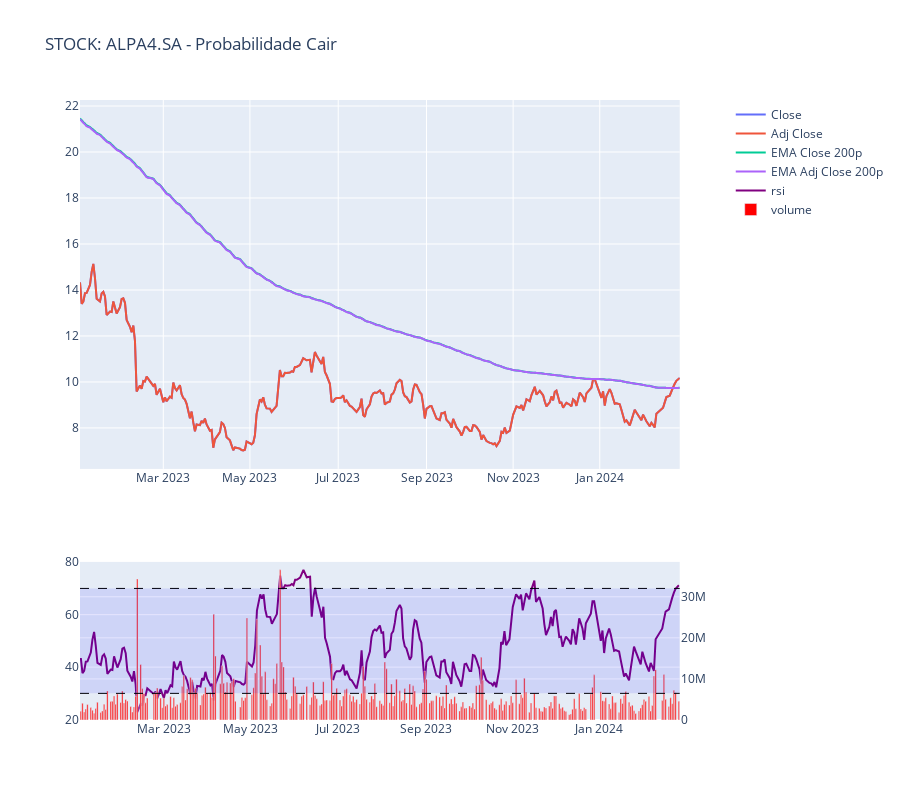
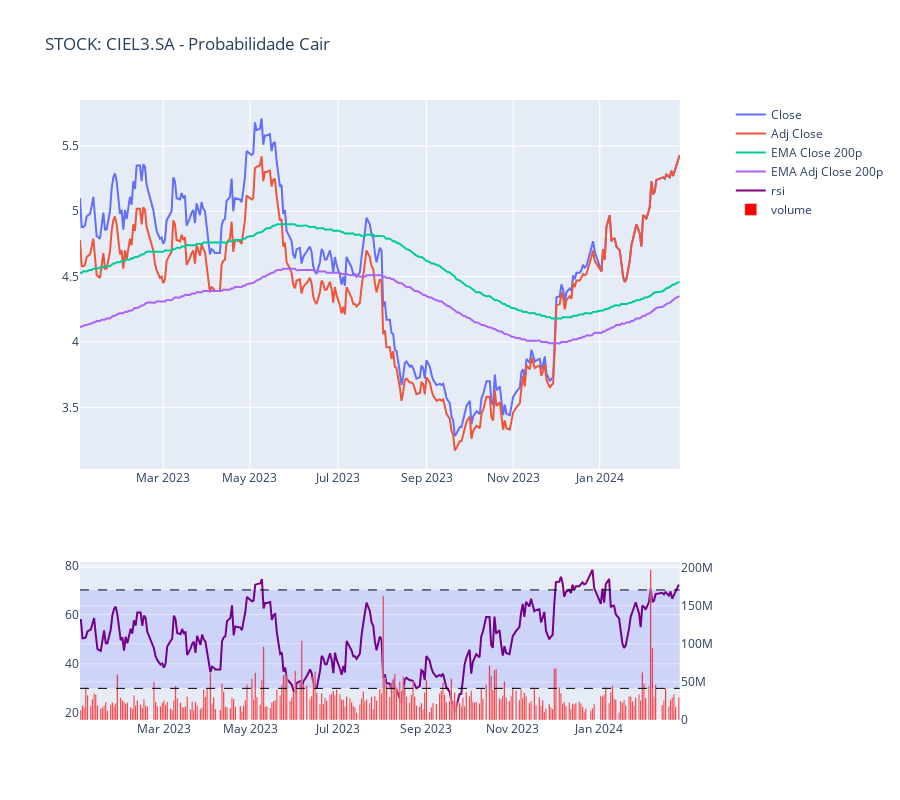
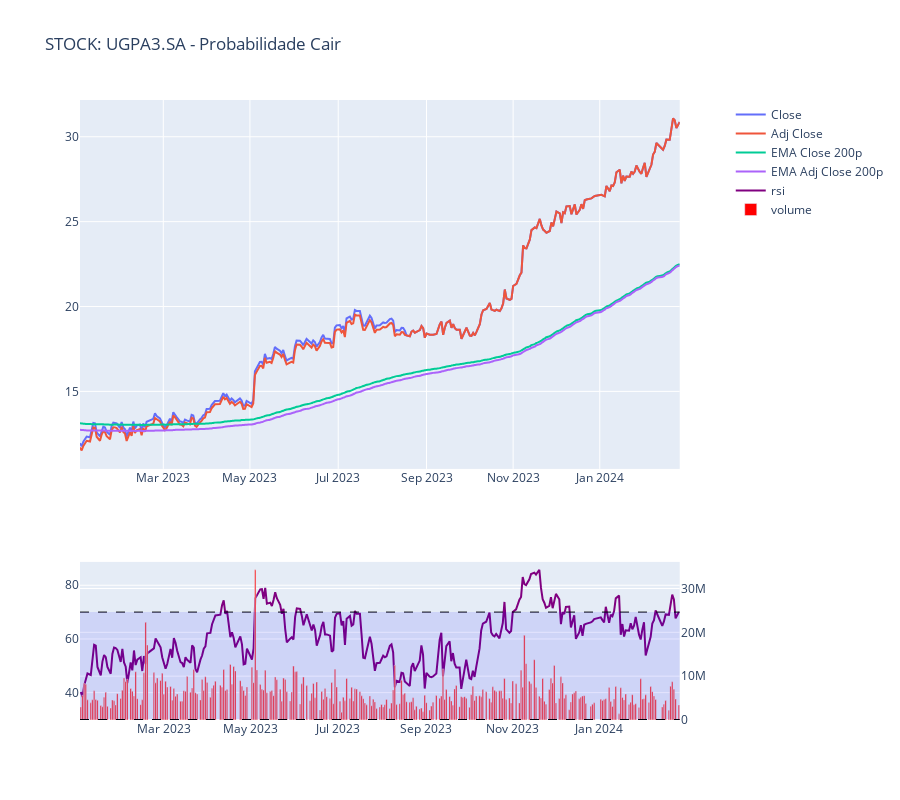
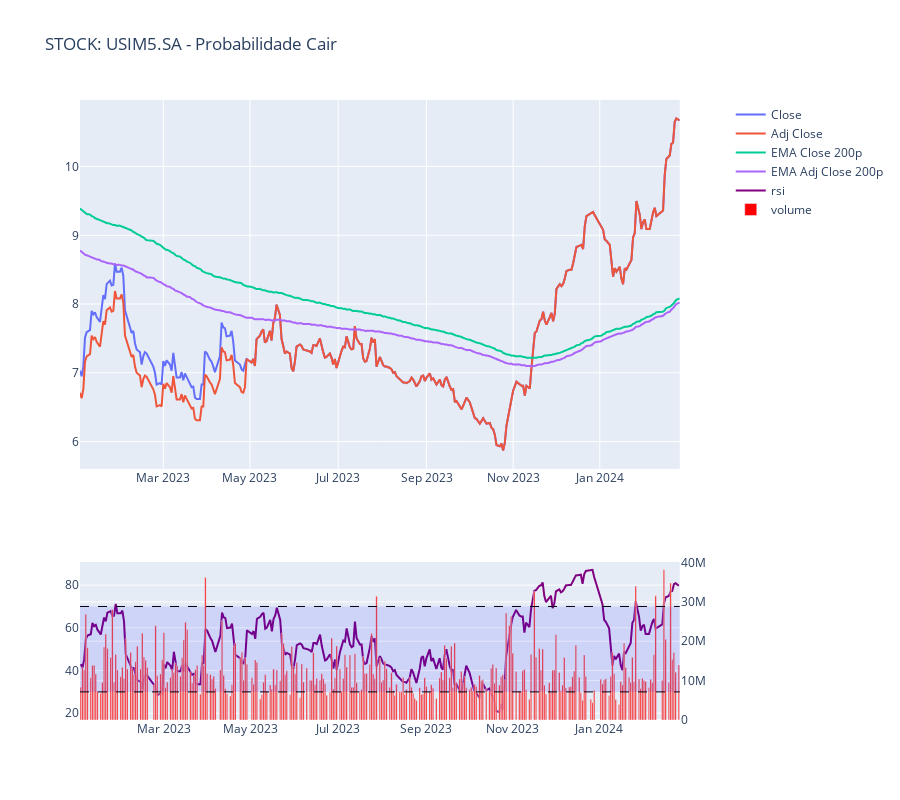

The code cell stored with these charts, in order, in its notebook:
### Code cell
print('Graficos Ações Probabilidade Cair')
fig_list = []
for ticker in acoes_prob_cair.ticker.unique():
	ticker_type = data.tail()['ticker_type'].values[0]
	title = f'{ticker_type.upper()}: {ticker} - Probabilidade Cair'
	data = pd.read_csv(f"{utils.stocks_dir}/{ticker}.csv", sep=";")
	data = data[data['open_time'] > int_date]
	fig = make_subplots(rows=2, cols=1, row_heights=[0.7, 0.3], specs=[[{"secondary_y": True}], [{"secondary_y": True}]])
	
	# fig.add_trace(go.Candlestick(x=data['s_open_time'], open=data['open'], high=data['high'], low=data['low'], close=data['close'], name='Price'), row=1, col=1)
	fig.add_trace(go.Scatter(x=data['s_open_time'], y=data['close'], name='Close'), row=1, col=1)
	fig.add_trace(go.Scatter(x=data['s_open_time'], y=data['adj_close'], name='Adj Close'), row=1, col=1)
	fig.add_trace(go.Scatter(x=data['s_open_time'], y=data['ema_close_200p'], name='EMA Close 200p', line_shape='spline', line_smoothing=1.3), row=1, col=1)
	fig.add_trace(go.Scatter(x=data['s_open_time'], y=data['ema_adj_close_200p'], name='EMA Adj Close 200p', line_shape='spline', line_smoothing=1.3), row=1, col=1)

	fig.add_trace(go.Scatter(x=data['s_open_time'], y=data['rsi'], name='rsi', line_color='purple'), row=2, col=1, secondary_y=False)
	fig.add_trace(go.Bar(x=data['s_open_time'], y=data['volume'], name='volume', marker_color='red'), row=2, col=1, secondary_y=True)
	
	fig.add_hline(y=30, row=2, line_width=1, line_dash="dash", line_color='black')
	fig.add_hline(y=70, row=2, line_width=1, line_dash="dash", line_color='black')
	fig.add_hrect(y0=30, y1=70, line_width=0, fillcolor="blue", opacity=0.1, row=2)
	
	fig.update_layout(title_text=title, height=800, )
	fig.update(layout_xaxis_rangeslider_visible=False)
	fig.update_xaxes(rangebreaks=[dict(bounds=["sat", "sun"])])

	fig_list.append({'fig': fig, 'title': f'{title}' })
	

for fig in fig_list:
	print(fig['title'])
	fig['fig'].show()

### Figure 1 — Plotly figure (JSON) as saved in the notebook; plotly's stock layout.template omitted (floating-point values rounded to 4 significant figures; data arrays with more than 128 entries replaced by an {"elided": "..."} marker saying what was removed)
{"data": [{"name": "Close", "type": "scatter", "x": {"elided": "286 str values"}, "xaxis": "x", "y": {"elided": "286 float values"}, "yaxis": "y"}, {"name": "Adj Close", "type": "scatter", "x": {"elided": "286 str values"}, "xaxis": "x", "y": {"elided": "286 float values"}, "yaxis": "y"}, {"line": {"shape": "spline", "smoothing": 1.3}, "name": "EMA Close 200p", "type": "scatter", "x": {"elided": "286 str values"}, "xaxis": "x", "y": {"elided": "286 float values"}, "yaxis": "y"}, {"line": {"shape": "spline", "smoothing": 1.3}, "name": "EMA Adj Close 200p", "type": "scatter", "x": {"elided": "286 str values"}, "xaxis": "x", "y": {"elided": "286 float values"}, "yaxis": "y"}, {"line": {"color": "purple"}, "name": "rsi", "type": "scatter", "x": {"elided": "286 str values"}, "xaxis": "x2", "y": {"elided": "286 float values"}, "yaxis": "y3"}, {"marker": {"color": "red"}, "name": "volume", "type": "bar", "x": {"elided": "286 str values"}, "xaxis": "x2", "y": {"elided": "286 int values"}, "yaxis": "y4"}], "layout": {"height": 800, "shapes": [{"line": {"color": "black", "dash": "dash", "width": 1}, "type": "line", "x0": 0, "x1": 1, "xref": "x2 domain", "y0": 30, "y1": 30, "yref": "y3"}, {"line": {"color": "black", "dash": "dash", "width": 1}, "type": "line", "x0": 0, "x1": 1, "xref": "x2 domain", "y0": 70, "y1": 70, "yref": "y3"}, {"fillcolor": "blue", "line": {"width": 0}, "opacity": 0.1, "type": "rect", "x0": 0, "x1": 1, "xref": "x2 domain", "y0": 30, "y1": 70, "yref": "y3"}], "title": {"text": "STOCK: ALPA4.SA - Probabilidade Cair"}, "xaxis": {"anchor": "y", "domain": [0, 0.94], "rangebreaks": [{"bounds": ["sat", "sun"]}], "rangeslider": {"visible": false}}, "xaxis2": {"anchor": "y3", "domain": [0, 0.94], "rangebreaks": [{"bounds": ["sat", "sun"]}]}, "yaxis": {"anchor": "x", "domain": [0.405, 1]}, "yaxis2": {"anchor": "x", "overlaying": "y", "side": "right"}, "yaxis3": {"anchor": "x2", "domain": [0, 0.255]}, "yaxis4": {"anchor": "x2", "overlaying": "y3", "side": "right"}}}

### Figure 2 — Plotly figure (JSON) as saved in the notebook; plotly's stock layout.template omitted (floating-point values rounded to 4 significant figures; data arrays with more than 128 entries replaced by an {"elided": "..."} marker saying what was removed)
{"data": [{"name": "Close", "type": "scatter", "x": {"elided": "286 str values"}, "xaxis": "x", "y": {"elided": "286 float values"}, "yaxis": "y"}, {"name": "Adj Close", "type": "scatter", "x": {"elided": "286 str values"}, "xaxis": "x", "y": {"elided": "286 float values"}, "yaxis": "y"}, {"line": {"shape": "spline", "smoothing": 1.3}, "name": "EMA Close 200p", "type": "scatter", "x": {"elided": "286 str values"}, "xaxis": "x", "y": {"elided": "286 float values"}, "yaxis": "y"}, {"line": {"shape": "spline", "smoothing": 1.3}, "name": "EMA Adj Close 200p", "type": "scatter", "x": {"elided": "286 str values"}, "xaxis": "x", "y": {"elided": "286 float values"}, "yaxis": "y"}, {"line": {"color": "purple"}, "name": "rsi", "type": "scatter", "x": {"elided": "286 str values"}, "xaxis": "x2", "y": {"elided": "286 float values"}, "yaxis": "y3"}, {"marker": {"color": "red"}, "name": "volume", "type": "bar", "x": {"elided": "286 str values"}, "xaxis": "x2", "y": {"elided": "286 int values"}, "yaxis": "y4"}], "layout": {"height": 800, "shapes": [{"line": {"color": "black", "dash": "dash", "width": 1}, "type": "line", "x0": 0, "x1": 1, "xref": "x2 domain", "y0": 30, "y1": 30, "yref": "y3"}, {"line": {"color": "black", "dash": "dash", "width": 1}, "type": "line", "x0": 0, "x1": 1, "xref": "x2 domain", "y0": 70, "y1": 70, "yref": "y3"}, {"fillcolor": "blue", "line": {"width": 0}, "opacity": 0.1, "type": "rect", "x0": 0, "x1": 1, "xref": "x2 domain", "y0": 30, "y1": 70, "yref": "y3"}], "title": {"text": "STOCK: CIEL3.SA - Probabilidade Cair"}, "xaxis": {"anchor": "y", "domain": [0, 0.94], "rangebreaks": [{"bounds": ["sat", "sun"]}], "rangeslider": {"visible": false}}, "xaxis2": {"anchor": "y3", "domain": [0, 0.94], "rangebreaks": [{"bounds": ["sat", "sun"]}]}, "yaxis": {"anchor": "x", "domain": [0.405, 1]}, "yaxis2": {"anchor": "x", "overlaying": "y", "side": "right"}, "yaxis3": {"anchor": "x2", "domain": [0, 0.255]}, "yaxis4": {"anchor": "x2", "overlaying": "y3", "side": "right"}}}

### Figure 3 — Plotly figure (JSON) as saved in the notebook; plotly's stock layout.template omitted (floating-point values rounded to 4 significant figures; data arrays with more than 128 entries replaced by an {"elided": "..."} marker saying what was removed)
{"data": [{"name": "Close", "type": "scatter", "x": {"elided": "286 str values"}, "xaxis": "x", "y": {"elided": "286 float values"}, "yaxis": "y"}, {"name": "Adj Close", "type": "scatter", "x": {"elided": "286 str values"}, "xaxis": "x", "y": {"elided": "286 float values"}, "yaxis": "y"}, {"line": {"shape": "spline", "smoothing": 1.3}, "name": "EMA Close 200p", "type": "scatter", "x": {"elided": "286 str values"}, "xaxis": "x", "y": {"elided": "286 float values"}, "yaxis": "y"}, {"line": {"shape": "spline", "smoothing": 1.3}, "name": "EMA Adj Close 200p", "type": "scatter", "x": {"elided": "286 str values"}, "xaxis": "x", "y": {"elided": "286 float values"}, "yaxis": "y"}, {"line": {"color": "purple"}, "name": "rsi", "type": "scatter", "x": {"elided": "286 str values"}, "xaxis": "x2", "y": {"elided": "286 float values"}, "yaxis": "y3"}, {"marker": {"color": "red"}, "name": "volume", "type": "bar", "x": {"elided": "286 str values"}, "xaxis": "x2", "y": {"elided": "286 int values"}, "yaxis": "y4"}], "layout": {"height": 800, "shapes": [{"line": {"color": "black", "dash": "dash", "width": 1}, "type": "line", "x0": 0, "x1": 1, "xref": "x2 domain", "y0": 30, "y1": 30, "yref": "y3"}, {"line": {"color": "black", "dash": "dash", "width": 1}, "type": "line", "x0": 0, "x1": 1, "xref": "x2 domain", "y0": 70, "y1": 70, "yref": "y3"}, {"fillcolor": "blue", "line": {"width": 0}, "opacity": 0.1, "type": "rect", "x0": 0, "x1": 1, "xref": "x2 domain", "y0": 30, "y1": 70, "yref": "y3"}], "title": {"text": "STOCK: UGPA3.SA - Probabilidade Cair"}, "xaxis": {"anchor": "y", "domain": [0, 0.94], "rangebreaks": [{"bounds": ["sat", "sun"]}], "rangeslider": {"visible": false}}, "xaxis2": {"anchor": "y3", "domain": [0, 0.94], "rangebreaks": [{"bounds": ["sat", "sun"]}]}, "yaxis": {"anchor": "x", "domain": [0.405, 1]}, "yaxis2": {"anchor": "x", "overlaying": "y", "side": "right"}, "yaxis3": {"anchor": "x2", "domain": [0, 0.255]}, "yaxis4": {"anchor": "x2", "overlaying": "y3", "side": "right"}}}

### Figure 4 — Plotly figure (JSON) as saved in the notebook; plotly's stock layout.template omitted (floating-point values rounded to 4 significant figures; data arrays with more than 128 entries replaced by an {"elided": "..."} marker saying what was removed)
{"data": [{"name": "Close", "type": "scatter", "x": {"elided": "286 str values"}, "xaxis": "x", "y": {"elided": "286 float values"}, "yaxis": "y"}, {"name": "Adj Close", "type": "scatter", "x": {"elided": "286 str values"}, "xaxis": "x", "y": {"elided": "286 float values"}, "yaxis": "y"}, {"line": {"shape": "spline", "smoothing": 1.3}, "name": "EMA Close 200p", "type": "scatter", "x": {"elided": "286 str values"}, "xaxis": "x", "y": {"elided": "286 float values"}, "yaxis": "y"}, {"line": {"shape": "spline", "smoothing": 1.3}, "name": "EMA Adj Close 200p", "type": "scatter", "x": {"elided": "286 str values"}, "xaxis": "x", "y": {"elided": "286 float values"}, "yaxis": "y"}, {"line": {"color": "purple"}, "name": "rsi", "type": "scatter", "x": {"elided": "286 str values"}, "xaxis": "x2", "y": {"elided": "286 float values"}, "yaxis": "y3"}, {"marker": {"color": "red"}, "name": "volume", "type": "bar", "x": {"elided": "286 str values"}, "xaxis": "x2", "y": {"elided": "286 int values"}, "yaxis": "y4"}], "layout": {"height": 800, "shapes": [{"line": {"color": "black", "dash": "dash", "width": 1}, "type": "line", "x0": 0, "x1": 1, "xref": "x2 domain", "y0": 30, "y1": 30, "yref": "y3"}, {"line": {"color": "black", "dash": "dash", "width": 1}, "type": "line", "x0": 0, "x1": 1, "xref": "x2 domain", "y0": 70, "y1": 70, "yref": "y3"}, {"fillcolor": "blue", "line": {"width": 0}, "opacity": 0.1, "type": "rect", "x0": 0, "x1": 1, "xref": "x2 domain", "y0": 30, "y1": 70, "yref": "y3"}], "title": {"text": "STOCK: USIM5.SA - Probabilidade Cair"}, "xaxis": {"anchor": "y", "domain": [0, 0.94], "rangebreaks": [{"bounds": ["sat", "sun"]}], "rangeslider": {"visible": false}}, "xaxis2": {"anchor": "y3", "domain": [0, 0.94], "rangebreaks": [{"bounds": ["sat", "sun"]}]}, "yaxis": {"anchor": "x", "domain": [0.405, 1]}, "yaxis2": {"anchor": "x", "overlaying": "y", "side": "right"}, "yaxis3": {"anchor": "x2", "domain": [0, 0.255]}, "yaxis4": {"anchor": "x2", "overlaying": "y3", "side": "right"}}}
